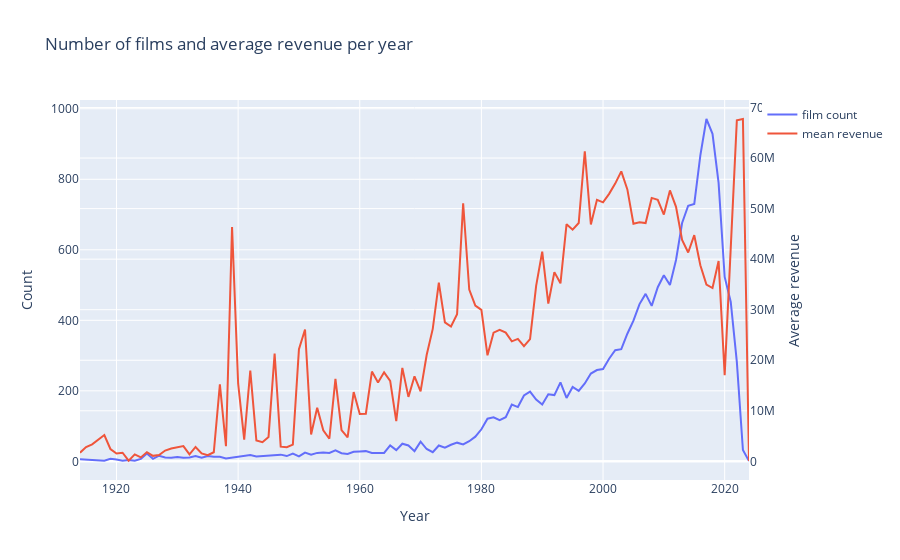

The notebook cell saved with this chart:
### Markdown cell above
We can see that since 2000s there are more movies that has been released.We can see that year 2013 has highes number of movie released i.e 140+ movie in a year.

### Code cell
#plot for release date vs revenue
d1 = df['release_date_year'].value_counts().sort_index()
d2 = df.groupby(['release_date_year'])['revenue'].mean()

data = [go.Scatter(x=d1.index, y=d1.values, name='film count'),
        go.Scatter(x=d2.index, y=d2.values, name='mean revenue', yaxis='y2')]

layout = go.Layout(dict(title = "Number of films and average revenue per year",
                  xaxis = dict(title = 'Year'),
                  yaxis = dict(title = 'Count'),
                  yaxis2=dict(title='Average revenue', overlaying='y', side='right')
                  ),legend=dict(
                orientation="v"))
py.iplot(dict(data=data, layout=layout))
